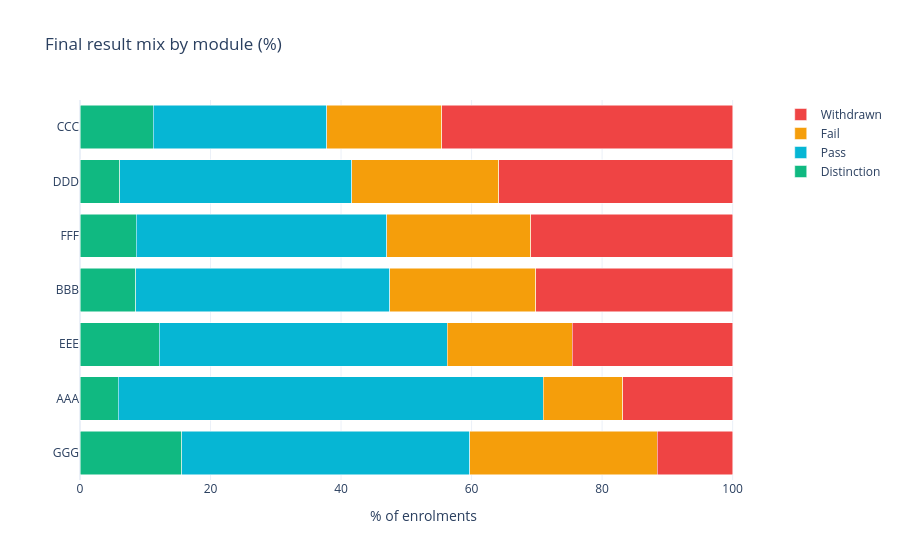

Notebook cell for this chart:
### Code cell
m = df.groupby(['code_module','final_result']).size().unstack(); m = m.div(m.sum(1), axis=0)*100
m = m[['Distinction','Pass','Fail','Withdrawn']].sort_values('Withdrawn')
fig = go.Figure([go.Bar(y=m.index, x=m[c], name=c, orientation='h', marker_color=col)
                 for c, col in zip(m.columns, [BRAND[2], BRAND[1], BRAND[3], BRAND[4]])])
fig.update_layout(barmode='stack', title='Final result mix by module (%)', xaxis_title='% of enrolments')
save(fig, "02_outcomes_by_module"); fig.show(); Q['funnel_by_module']

### Figure 1 — Plotly figure (JSON) as saved in the notebook; plotly's stock layout.template omitted (floating-point values rounded to 4 significant figures)
{"data": [{"marker": {"color": "#10B981"}, "name": "Distinction", "orientation": "h", "type": "bar", "x": [15.63, 5.882, 12.13, 8.56, 8.632, 6.107, 11.23], "y": ["GGG", "AAA", "EEE", "BBB", "FFF", "DDD", "CCC"]}, {"marker": {"color": "#06B6D4"}, "name": "Pass", "orientation": "h", "type": "bar", "x": [44.12, 65.11, 44.1, 38.91, 38.37, 35.51, 26.61], "y": ["GGG", "AAA", "EEE", "BBB", "FFF", "DDD", "CCC"]}, {"marker": {"color": "#F59E0B"}, "name": "Fail", "orientation": "h", "type": "bar", "x": [28.73, 12.17, 19.15, 22.34, 22.04, 22.51, 17.61], "y": ["GGG", "AAA", "EEE", "BBB", "FFF", "DDD", "CCC"]}, {"marker": {"color": "#EF4444"}, "name": "Withdrawn", "orientation": "h", "type": "bar", "x": [11.52, 16.84, 24.61, 30.19, 30.96, 35.87, 44.54], "y": ["GGG", "AAA", "EEE", "BBB", "FFF", "DDD", "CCC"]}], "layout": {"barmode": "stack", "title": {"text": "Final result mix by module (%)"}, "xaxis": {"title": {"text": "% of enrolments"}}}}
